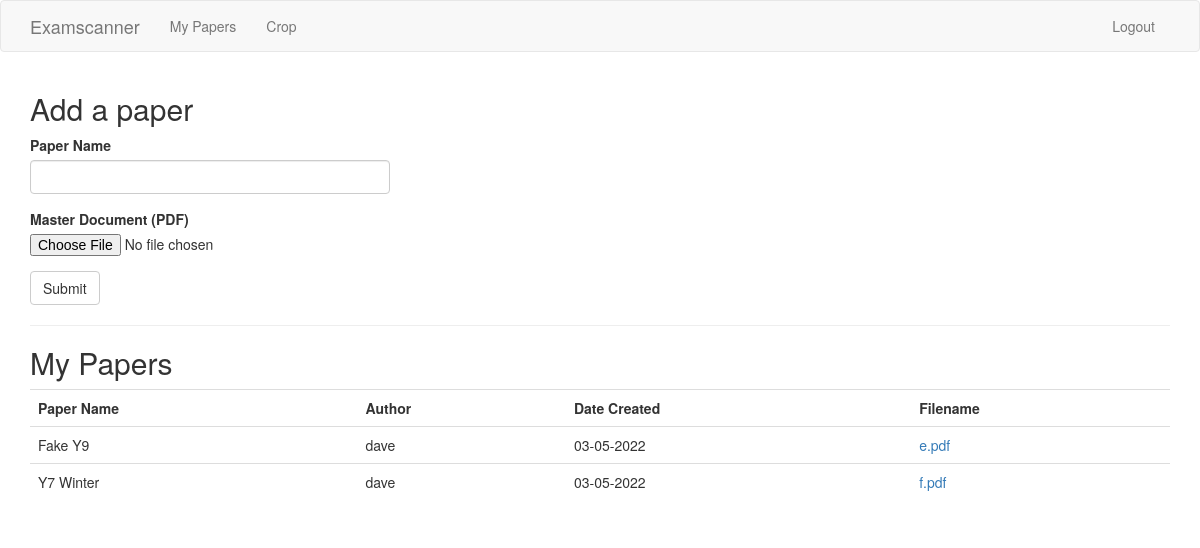
/user/dave (signed in), run on the app's committed database.
### app/models.py (models this page shows, shortened)
class Paper(db.Model):
    id = db.Column(db.Integer, primary_key=True)
    paper_name = db.Column(db.String(140))
    filename = db.Column(db.String(300))
    created_time = db.Column(db.DateTime, index=True, default=datetime.utcnow)
    user_id = db.Column(db.Integer, db.ForeignKey('user.id'))

class User(UserMixin, db.Model):
    id = db.Column(db.Integer, primary_key=True)
    username = db.Column(db.String(64), index=True, unique=True)
    email = db.Column(db.String(120), index=True, unique=True)
    password_hash = db.Column(db.String(128))
    papers = db.relationship('Paper', backref='author', lazy='dynamic')

### app/routes.py (the view, shortened to what this page needs)
@app.route('/user/<username>', methods=['GET', 'POST'])
@login_required
def user(username):
    user = User.query.filter_by(username=username).first_or_404()
    papers=user.papers.all()
    form = PaperForm()
    return render_template('user.html', user=user, form=form, papers=papers)

### app/forms.py
class PaperForm(FlaskForm):
    paper = StringField('Paper Name', validators=[DataRequired(), Length(min=1, max=140)])
    file = FileField('Master Document (PDF)', validators=[FileRequired(), FileAllowed(['pdf'], 'Only PDF documents are allowed.')])
    submit = SubmitField('Submit')

### app/models.py (called while the page is built)
@login.user_loader
def load_user(id):
    return User.query.get(int(id))

### app/templates/user.html
{% extends "base.html" %}
{% import 'bootstrap/wtf.html' as wtf %}
{% block app_content %}
<h2>Add a paper</h2>
<div class="row">
    <div class="col-md-4">
        {{ wtf.quick_form(form) }}
    </div>
</div>
<hr>
<h2>My Papers</h2>
<table class="table">
    <th scope="col">Paper Name</th>
    <th scope="col">Author</th>
    <th scope="col">Date Created</th>
    <th scope="col">Filename</th>
    {% for paper in papers %}
    <tr valign="top">
        <td>{{ paper.paper_name }}</td>
        <td>{{ paper.author.username }}</td>
        <td>{{ paper.created_time.strftime('%d-%m-%Y') }}</td>
        <td><a href="{{ url_for('upload', filename=paper.filename) }}">{{ paper.filename }}</a></td>
    </tr>
    {% endfor %}
</table>
{% endblock %}

### data on the page
Paper: paper_name "Fake Y9", author.username "dave", created_time "03-05-2022", filename "e.pdf"
Paper: paper_name "Y7 Winter", author.username "dave", created_time "03-05-2022", filename "f.pdf"
